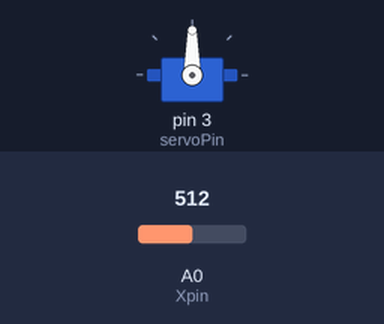
Bench run of a sketch on a simulated Arduino Uno, built with avr-gcc and run on an emulated ATmega328P. Parts: servo. Inputs (shaded band) come from the test bench; at power-on: A0 (Xpin) = 512.

Above: at 1.8 s.
1.9 s: A0 (Xpin) set to 716
At 2.7 s:
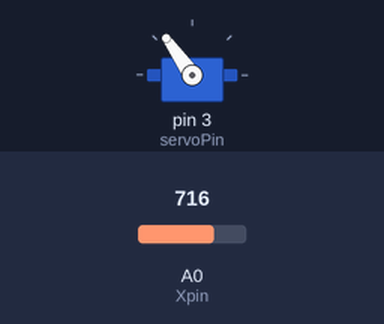
3.5 s: A0 (Xpin) set to 900
At 4.3 s:
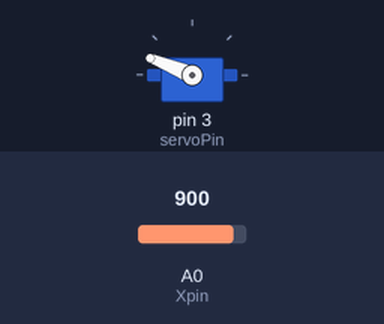
5.5 s: A0 (Xpin) set to 1023
At 7.0 s:
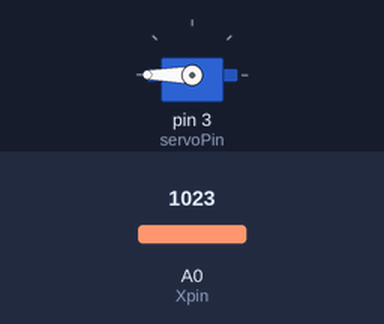
7.5 s: A0 (Xpin) set to 306
At 8.5 s:
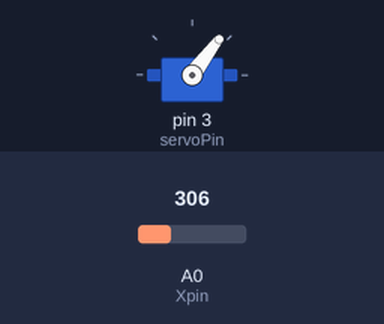
9.5 s: A0 (Xpin) set to 122
At 11.3 s:
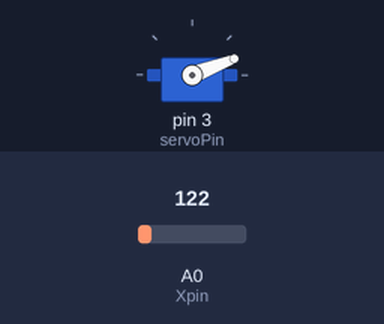
Timing chart, 0 to 12.5 s (numbered marks = the images above; inputs shaded):
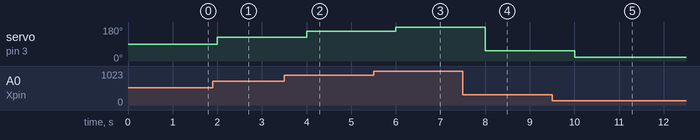

The sketch:

joystick_controls_servo.ino
```cpp
#include <Servo.h>
int Xpin = A0;
int servoPin = 3;
int Xvalue;
int angle;
Servo myServo;

void setup() {
  pinMode(Xpin, INPUT);
  myServo.attach(servoPin);
}

void loop() {
  Xvalue = analogRead(Xpin);
  angle = (180./1023) * Xvalue;
  myServo.write(angle);
  delay(1000);
}
```

Measured:
- after the input at 1.9 s, servo on pin 3 (servoPin): 90° → 125° after 0.10 s
- after the input at 3.5 s, servo on pin 3 (servoPin): 125° → 158° after 0.50 s
- after the input at 5.5 s, servo on pin 3 (servoPin): 158° → 180° after 0.50 s
- after the input at 7.5 s, servo on pin 3 (servoPin): 180° → 53° after 0.50 s
- after the input at 9.5 s, servo on pin 3 (servoPin): 53° → 21° after 0.50 s
